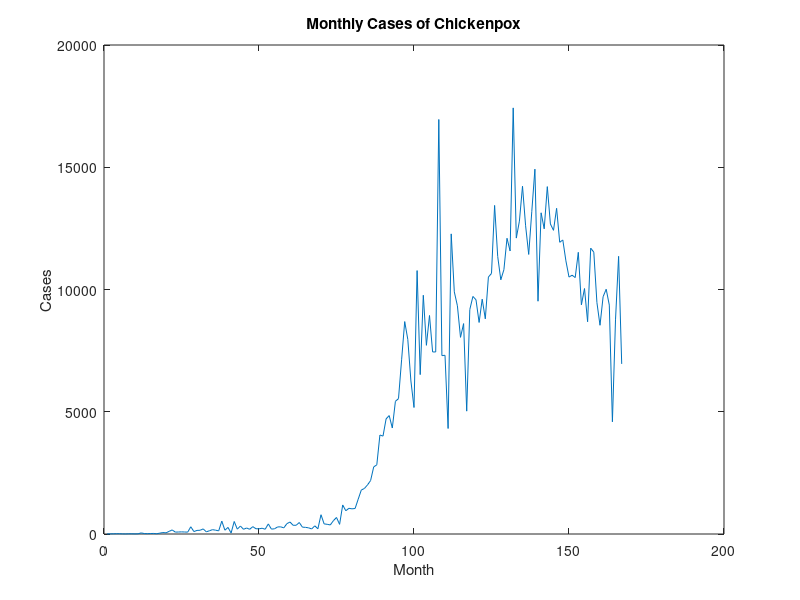

This chart was generated by the following MATLAB code: (Note: this script raises an error after producing the figure.)
clc
clear all
data=[4	6	9	12	12	6	3	10	9	5	8	45	18	14	20	23	10	35	60	47	108	167	77	82	87	82	76	296	100	147	153	208	89 ...
        132	178	156	129	527	155	270	40	512	199	325	193	245	193	301	216	211	236	195	413	200	213	289	293	251	423	490	356	358	470	280	272	252	207	334	214	788	415	396	371	545	675	394	1189	951	1051	1029	1044	1425	1798	1862	2008	2187	2744	2830	4049	4004	4710	4843	4335	5427	5537	7125	8688	7956	6260	5174	10774	6519	9765	7717	8938	7447	7445	16954	7295	7310	4315	12275	9904	9334	8043	8606	5025	9180	9716	9580	8652	9605	8800	10510	10657	13439 ...
        11352	10397	10811	12096	11575	17428	12103	12796	14224	12607	11434	13197	14922	9521	13137	12481	14208	12680	12420	13321	11932	12026	11172	10508	10585	10489	11521	9373	10040	8681	11692	11527	9472	8537	9706	10011	9362	4589	8758	11357	6957];
% data = chickenpox_dataset;
% data = [data{:}];

figure
plot(data)
xlabel("Month")
ylabel("Cases")
title("Monthly Cases of Chickenpox")
numTimeStepsTrain = floor(1*numel(data));

dataTrain = data(1:numTimeStepsTrain+1);
dataTest = data(numTimeStepsTrain+1:end);
mu = mean(dataTrain);
sig = std(dataTrain);

dataTrainStandardized = (dataTrain - mu) / sig;
XTrain = dataTrainStandardized(1:end-1);
YTrain = dataTrainStandardized(2:end);
numFeatures = 1;
numResponses = 1;
numHiddenUnits = 200;

layers = [ ...
    sequenceInputLayer(numFeatures)
    lstmLayer(numHiddenUnits)
    fullyConnectedLayer(numResponses)
    regressionLayer];
options = trainingOptions('adam', ...
    'MaxEpochs',100, ...
    'GradientThreshold',1, ...
    'InitialLearnRate',0.005, ...
    'LearnRateSchedule','piecewise', ...
    'LearnRateDropPeriod',125, ...
    'LearnRateDropFactor',0.2, ...
    'Verbose',0, ...
    'Plots','training-progress');
net = trainNetwork(XTrain,YTrain,layers,options);
dataTestStandardized = (dataTest - mu) / sig;
XTest = dataTestStandardized(1:end-1);
net = predictAndUpdateState(net,XTrain);
[net,YPred] = predictAndUpdateState(net,YTrain(end));

numTimeStepsTest = numel(XTest);
for i = 2:numTimeStepsTest
    [net,YPred(:,i)] = predictAndUpdateState(net,YPred(:,i-1),'ExecutionEnvironment','cpu');
end
YPred = sig*YPred + mu;
YTrain=sig*YTrain + mu;

YTest = dataTest(2:end);
%rmse = sqrt(mean((YPred-YTest).^2))
MAE = mean(abs(YPred-YTest))
MAPE=mean((abs(YPred-YTest)./YTest)*100)
SMAPE=mean((abs(YTest-YPred)/(abs(YTest)+abs(YPred)/2))*100)